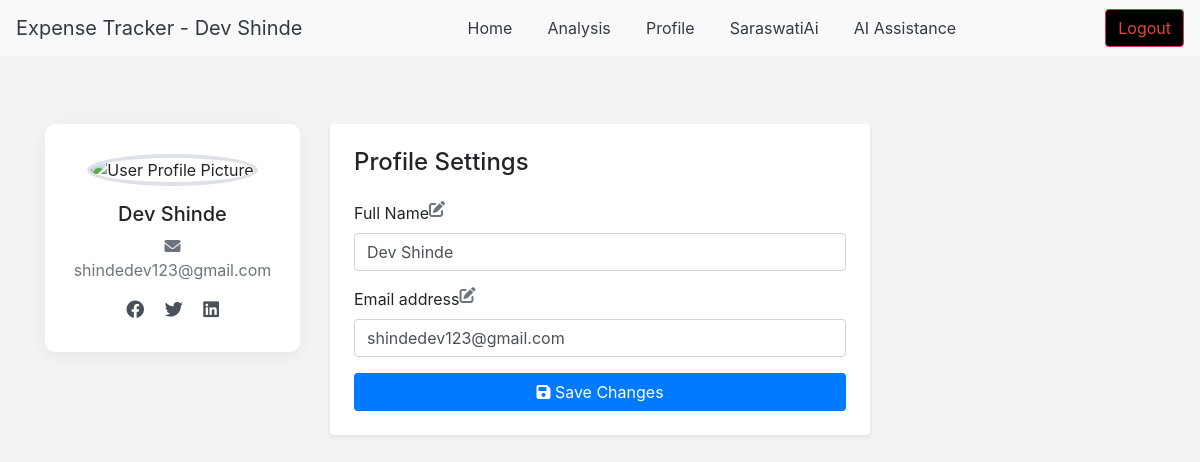
Page /profile (signed in) on the committed database.
### tables this page shows
CREATE TABLE user_login (
        user_id INTEGER PRIMARY KEY,
        username TEXT NOT NULL,
        email TEXT NOT NULL UNIQUE,
        password TEXT NOT NULL
    );

### main.py (the view)
@app.route('/profile')
def profile():
    if 'user_id' in session:  # if logged-in
        query = """select * from user_login where user_id = {} """.format(session['user_id'])
        userdata = support.execute_query('search', query)
        return render_template('profile.html', user_name=userdata[0][1], email=userdata[0][2])
    else:  # if not logged-in
        return redirect('/')

### support.py (called while the page is built)
def connect_db():
    conn = sqlite3.connect("expense.db")
    cur = conn.cursor()
    cur.execute(
        '''CREATE TABLE IF NOT EXISTS user_login (user_id INTEGER PRIMARY KEY AUTOINCREMENT, username VARCHAR(30) NOT NULL,
        email VARCHAR(30) NOT NULL UNIQUE, password VARCHAR(20) NOT NULL)''')
    cur.execute(
        '''CREATE TABLE IF NOT EXISTS user_expense (id INTEGER PRIMARY KEY AUTOINCREMENT, user_id INTEGER NOT NULL, pdate DATE NOT
        NULL, expense VARCHAR(10) NOT NULL, amount INTEGER NOT NULL, pdescription VARCHAR(50), FOREIGN KEY (user_id)
        REFERENCES user_login(user_id))''')
    conn.commit()
    return conn, cur

def execute_query(operation=None, query=None):
    connection, cursor = connect_db()
    if operation == 'search':
        cursor.execute(query)
        data = cursor.fetchall()
        cursor.close()
        return data
    elif operation == 'insert':
        cursor.execute(query)
        connection.commit()
        cursor.close()
        connection.close()
        return None

### templates/profile.html (shortened to what this page needs)
<!doctype html>
<html lang="en">
  <head>
    <link
      rel="stylesheet"
      type="text/css" href="{{ url_for('static',filename='css/style.css') }}"
    />
    <link
      rel="stylesheet"
      href="https://cdn.jsdelivr.net/npm/bootstrap@4.3.1/dist/css/bootstrap.min.css"
    />
    <link
      rel="stylesheet"
      href="https://cdnjs.cloudflare.com/ajax/libs/font-awesome/6.0.0-beta3/css/all.min.css"
    />
  </head>
  <body>
    <nav class="navbar navbar-expand-md bg-light">
        <a class="navbar-brand text-dark" href="/">Expense Tracker - {{ user_name }}</a>
        <div class="collapse navbar-collapse" id="mainNavbar">
            <ul class="navbar-nav mx-auto mb-2 mb-md-0 d-flex align-items-center" style="gap: 1.2rem;">
                <li class="nav-item">
                    <a class="nav-link text-dark" href="/home">Home</a>
                </li>
                <li class="nav-item">
                    <a class="nav-link text-dark" href="/analysis">Analysis</a>
                </li>
                <li class="nav-item">
                    <a class="nav-link text-dark" href="/profile">Profile</a>
                </li>
                <li class="nav-item">
                    <a class="nav-link d-flex align-items-center {% if request.endpoint == 'chat' %}active text-primary fw-bold{% else %}text-dark{% endif %}" href="/chat">
                        <span class="me-1">SaraswatiAi</span>
                    </a>
                </li>
                <li class="nav-item">
                    <a class="nav-link text-dark" href="/ai_assistance">AI Assistance</a>
                </li>
            </ul>
            <ul class="navbar-nav d-flex align-items-center">
              <li class="nav-item">
                  <a class="btn btn-outline-danger ms-2" style="background-color: black; color: rgb(226, 73, 53);" href="/logout">Logout</a>
              </li>
          </ul>
        </div>
    </nav>
    <div class="container mt-5">
      <div class="row">
        <div class="col-md-3">
          <div class="profile-sidebar">
            <img
              src="https://st3.depositphotos.com/15648834/17930/v/600/depositphotos_179308454-stock-illustration-unknown-person-silhouette-glasses-profile.jpg"
              class="rounded-circle mb-3"
              width="120"
              alt="User Profile Picture"
            />
            <h5>{{ user_name }}</h5>
            <p class="text-muted"><i class="fas fa-envelope"></i> {{ email }}</p>
            <div class="social-icons mt-3">
              <i class="fab fa-facebook"></i>
              <i class="fab fa-twitter"></i>
              <i class="fab fa-linkedin"></i>
            </div>
          </div>
        </div>
        <div class="col-md-6">
          <div class="bg-white p-4 rounded shadow-sm">
            <h4 class="mb-4">Profile Settings</h4>
            <form method="post" action="/updateprofile">
              <div class="form-group">
                <label for="name">Full Name <i class="fas fa-edit edit-icons"></i></label>
                <input
                  type="text"
                  class="form-control"
                  id="name"
                  name="name"
                  value="{{ user_name }}"
                  required
                />
              </div>
              <div class="form-group">
                <label for="email">Email address <i class="fas fa-edit edit-icons"></i></label>
                <input
                  type="email"
                  class="form-control"
                  id="email"
                  name="email"
                  value="{{ email }}"
                  required
                />
              </div>
              <button type="submit" class="btn btn-save btn-block">
                <i class="fas fa-save"></i> Save Changes
              </button>
            </form>
          </div>
        </div>
      </div>
    </div>
  </body>
</html>

### static/css/style.css (style rules this page uses)
.container { max-width: 1200px; padding: 20px; }
* { margin: 0; padding: 0; scroll-behavior: smooth; box-sizing: border-box; }
body { overflow-x: hidden; font-family: "Poppins", sans-serif; font-size: 16px; }
ul { list-style: none; }
input { overflow: hidden; }

### templates/profile.html (style rules this page uses)
body { background-color: #f1f3f5; }
.profile-sidebar { background: #fff; border-radius: 10px; padding: 30px 20px; text-align: center; box-shadow: 0 4px 20px rgba(0, 0, 0, 0.05); }
.profile-sidebar img { border: 4px solid #dee2e6; }
.profile-sidebar .social-icons i { font-size: 18px; margin: 0 8px; color: #495057; cursor: pointer; transition: 0.3s; }
.btn-save { background-color: #007bff; color: #fff; font-size: 16px; }
.edit-icons { float: right; color: #6c757d; cursor: pointer; }

### rows in the picture
user_login: username "Dev Shinde", email "shindedev123@gmail.com", name "Dev Shinde"
